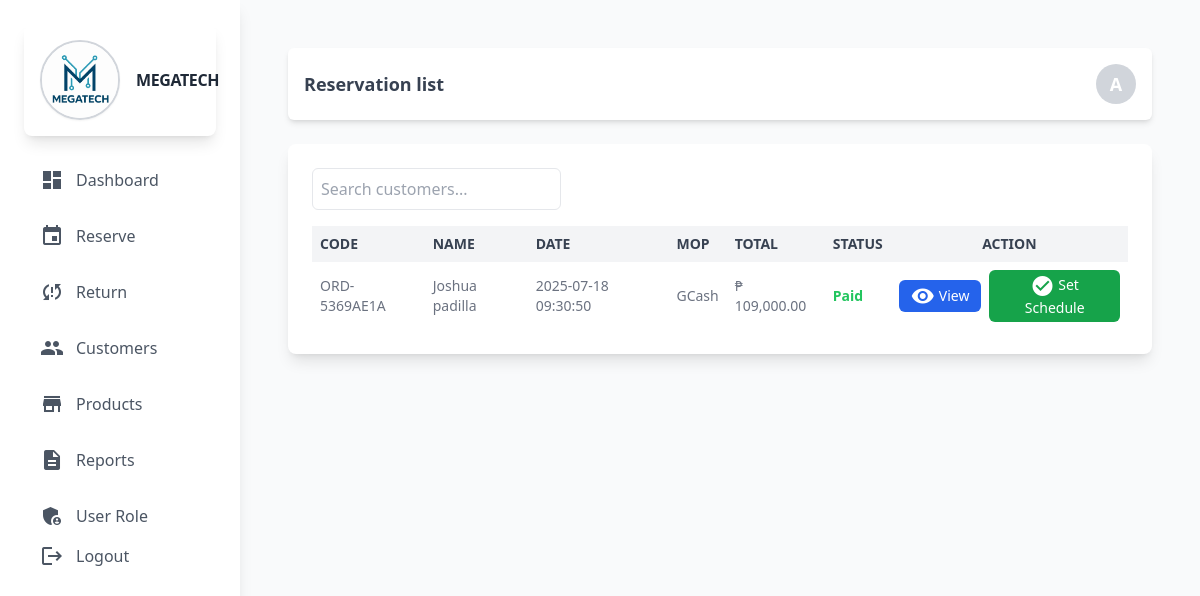
The app's page /admin/reserve.php (signed in), older data.
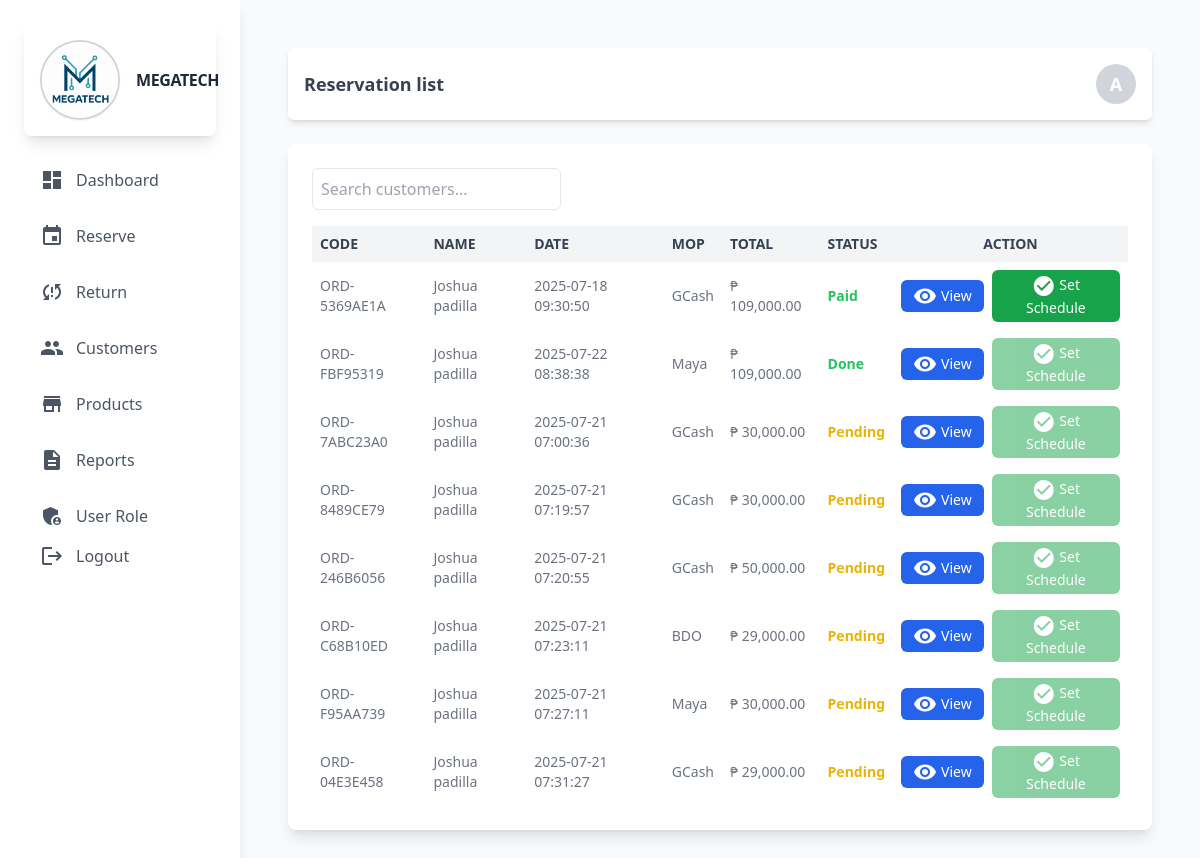
The same page, newer data.
### tables this page shows
CREATE TABLE `orders` (
  `order_id` int(11) NOT NULL,
  `order_code` varchar(60) NOT NULL,
  `order_user_id` int(11) NOT NULL,
  `order_date` timestamp NOT NULL DEFAULT current_timestamp() ON UPDATE current_timestamp(),
  `order_payment_method` varchar(60) NOT NULL,
  `order_down_payment_receipt` varchar(255) NOT NULL,
  `order_pickup_date` date DEFAULT NULL,
  `order_pickup_time` time DEFAULT NULL,
  `order_total` decimal(10,2) NOT NULL,
  `order_balance` decimal(10,2) NOT NULL,
  `order_balance_payment_receipt` varchar(255) DEFAULT NULL,
  `order_status` varchar(60) NOT NULL DEFAULT 'pending'
);

CREATE TABLE `user` (
  `user_id` int(11) NOT NULL,
  `Fullname` varchar(60) NOT NULL,
  `Email` varchar(60) NOT NULL,
  `Phone` varchar(60) NOT NULL,
  `Password` varchar(255) DEFAULT NULL,
  `user_type` varchar(11) NOT NULL,
  `Profile_images` varchar(255) DEFAULT NULL,
  `status` int(11) NOT NULL DEFAULT 0 COMMENT '0=Not Verified,1=Verified'
);

### admin/backend/db.php (called while the page is built, shortened)
<?php
class db_connect
{
    public $host = db_host;
    public $user = db_user;
    public $pass = db_pass;
    public $name = db_name;
    public function connect()
    {
        try {
            $this->conn = new mysqli($this->host, $this->user, $this->pass, $this->name);
        } catch (\Throwable $th) {
            header("Location:setup.php");
        }
    }
}

### admin/backend/class.php (called while the page is built, shortened)
<?php
include ('db.php');
class global_class extends db_connect
{
   public function fetch_all_reservation(){
        $query = $this->conn->prepare("SELECT * FROM `orders`
        LEFT JOIN user
        ON user.user_id = orders.order_user_id
        ");
        if ($query->execute()) {
            $result = $query->get_result();
            return $result;
        }
    }
}
?>

### admin/backend/end-points/reservation_list.php (the view, shortened to what this page needs)
<?php
$fetch_all_students = $db->fetch_all_reservation();
if ($fetch_all_students): ?>
    <?php foreach ($fetch_all_students as $student):
        $status_color = match ($student['order_status']) {
            "decline" => "text-red-500",
            "pending" => "text-yellow-500",
            "paid" => "text-green-500",
            default => "text-green-500"
        };
        $isPending = strtolower($student['order_status']) === 'pending' || strtolower($student['order_status']) === 'pickedup';
    ?>
    <tr>
        <td class="p-2"><?php echo htmlspecialchars($student['order_code']); ?></td>
        <td class="p-2"><?php echo htmlspecialchars(ucfirst($student['Fullname'])); ?></td>
        <td class="p-2"><?php echo htmlspecialchars($student['order_date']); ?></td>
        <td class="p-2"><?php echo htmlspecialchars($student['order_payment_method']); ?></td>
        <td class="p-2">₱ <?php echo htmlspecialchars(number_format($student['order_total'],2)); ?></td>
        <td class="p-2 <?= $status_color; ?>">
          <strong>
            <?php
              echo ($student['order_status'] === 'pickedup')
                ? 'Done'
                : ucfirst($student['order_status']);
            ?>
          </strong>
        </td>
        <td class="p-2 text-center">
            <div class="flex flex-col sm:flex-row justify-center items-center space-y-1 sm:space-y-0 sm:space-x-2">
                <a href="view_order?order_id=<?= $student['order_id']?>"
                    class="bg-blue-600 hover:bg-blue-700 text-white py-1 px-3 rounded-md text-sm font-medium transition inline-flex items-center">
                    <span class="material-icons align-middle text-sm mr-1">visibility</span> View
                </a>
                <button
                    class="bg-green-600 hover:bg-green-700 text-white py-1 px-3 rounded-md text-sm font-medium transition setScheduleToggler disabled:opacity-50 disabled:cursor-not-allowed"
                    data-user_id="<?= $student['user_id'] ?>"
                    data-order_id="<?= $student['order_id'] ?>"
                    data-order_code="<?= $student['order_code'] ?>"
                    data-fullname="<?= ucfirst($student['Fullname']) ?>"
                    <?= $isPending ? 'disabled' : '' ?>
                >
                    <span class="material-icons align-middle text-sm">check_circle</span> Set Schedule
                </button>
            </div>
        </td>
    </tr>
    <?php endforeach; ?>
<?php else: ?>
    <tr>
        <td colspan="7" class="p-2 text-center">No record found.</td>
    </tr>
<?php endif; ?>

### admin/components/header.php (shortened to what this page needs)
<?php
include('backend/class.php');
$db = new global_class();
?>
<!DOCTYPE html>
<html lang="en">
<head>
  <script src="https://cdn.tailwindcss.com"></script>
  <link rel="stylesheet" href="https://cdnjs.cloudflare.com/ajax/libs/AlertifyJS/1.13.1/css/alertify.css" />
</head>
<body class="bg-gray-100 font-sans antialiased">
  <div class="min-h-screen flex flex-col lg:flex-row">
<aside id="sidebar" class="bg-white shadow-lg w-64 lg:w-1/5 xl:w-1/6 p-6 space-y-6 lg:static fixed inset-y-0 left-0 z-50 transform -translate-x-full lg:translate-x-0 transition-transform duration-300 ease-in-out">
  <div class="flex items-center space-x-4 p-4 bg-white rounded-lg shadow-lg hover:shadow-xl transition-shadow duration-300">
  <img src="../assets/logo/logo1.jpg" alt="Mega Tech" class="w-20 h-20 rounded-full border-2 border-gray-300 shadow-sm transform transition-transform duration-300 hover:scale-105">
  <h1 class="text-1xl font-bold text-gray-800 tracking-tight text-left lg:text-left hover:text-indigo-600 transition-colors duration-300">MEGATECH</h1>
</div>
  <nav class="space-y-4 text-left lg:text-left">
      <a href="dashboard" class="flex items-center lg:justify-start space-x-3 text-gray-600 hover:text-blue-500 hover:bg-gray-100 px-4 py-2 rounded-md transition-all duration-300">
          <span class="material-icons">dashboard</span>
          <span>Dashboard</span>
      </a>
     <a href="reserve" class="flex items-center lg:justify-start space-x-3 text-gray-600 hover:text-blue-500 hover:bg-gray-100 px-4 py-2 rounded-md transition-all duration-300">
        <span class="material-icons">event</span>
        <span>Reserve</span>
    </a>
      <a href="return" class="flex items-center lg:justify-start space-x-3 text-gray-600 hover:text-blue-500 hover:bg-gray-100 px-4 py-2 rounded-md transition-all duration-300">
          <span class="material-icons">sync_problem</span>
          <span>Return</span>
      </a>
      <a href="customer" class="flex items-center lg:justify-start space-x-3 text-gray-600 hover:text-blue-500 hover:bg-gray-100 px-4 py-2 rounded-md transition-all duration-300">
          <span class="material-icons">group</span>
          <span>Customers</span>
      </a>
      <a href="product" class="flex items-center lg:justify-start  space-x-3 text-gray-600 hover:text-blue-500 hover:bg-gray-100 px-4 py-2 rounded-md transition-all duration-300">
          <span class="material-icons">store</span>
          <span>Products</span>
      </a>
      <a href="report" class="flex items-center lg:justify-start  space-x-3 text-gray-600 hover:text-blue-500 hover:bg-gray-100 px-4 py-2 rounded-md transition-all duration-300">
          <span class="material-icons">description</span>
          <span>Reports</span>
      </a>
      <a href="user_role" class="flex items-center lg:justify-start  space-x-3 text-gray-600 hover:text-blue-500 hover:bg-gray-100 px-4 py-2 rounded-md transition-all duration-300">
            <span class="material-icons">admin_panel_settings</span>
          <span>User Role</span>
      </a>
      <a href="logout">
          <button type="submit" class="flex items-center lg:justify-start  space-x-3 text-gray-600 hover:text-red-500 hover:bg-gray-100 px-4 py-2 rounded-md transition-all duration-300">
              <span class="material-icons">logout</span>
              <span>Logout</span>
          </button>
        </a>
  </nav>
</aside>
    <main class="flex-1 bg-gray-50 p-8 lg:p-12">

### admin/reserve.php (shortened to what this page needs)
<?php
include "components/header.php";
?>
<div class="flex justify-between items-center bg-white p-4 mb-6 rounded-md shadow-md">
    <h2 class="text-lg font-semibold text-gray-700">Reservation list</h2>
    <div class="w-10 h-10 bg-gray-300 rounded-full flex items-center justify-center text-lg font-bold text-white">
        <?php
        echo substr(ucfirst($_SESSION['hs_username']), 0, 1);
        ?>
    </div>
</div>
<div class="bg-white rounded-lg shadow-lg p-6">
    <div class="mb-4">
        <input type="text" id="searchInput" class="p-2 border rounded-md" placeholder="Search customers...">
    </div>
    <div class="overflow-x-auto">
        <table id="userTable" class="display table-auto w-full text-sm text-left text-gray-500 dark:text-gray-400">
            <thead class="bg-gray-100 text-gray-700">
                <tr>
                    <th class="p-2">CODE</th>
                    <th class="p-2">NAME</th>
                    <th class="p-2">DATE</th>
                    <th class="p-2">MOP</th>
                    <th class="p-2">TOTAL</th>
                    <th class="p-2">STATUS</th>
                    <th class="p-2 text-center">ACTION</th>
                </tr>
            </thead>
            <tbody>
                <?php include "backend/end-points/reservation_list.php"; ?>
            </tbody>
        </table>
    </div>
</div>
<?php include "components/footer.php";?>

### admin/components/footer.php (shortened to what this page needs)
 </main>
</div>
</body>
</html>

Row changes from the older to the newer data that the page shows:
added orders: order_code "ORD-FBF95319", user.Fullname "Joshua padilla", order_date "2025-07-22 08:38:38", order_payment_method "Maya", order_total "109,000.00", order_status "Done"
added orders: order_code "ORD-7ABC23A0", user.Fullname "Joshua padilla", order_date "2025-07-21 07:00:36", order_payment_method "GCash", order_total "30,000.00", order_status "Pending"
added orders: order_code "ORD-8489CE79", user.Fullname "Joshua padilla", order_date "2025-07-21 07:19:57", order_payment_method "GCash", order_total "30,000.00", order_status "Pending"
added orders: order_code "ORD-246B6056", user.Fullname "Joshua padilla", order_date "2025-07-21 07:20:55", order_payment_method "GCash", order_total "50,000.00", order_status "Pending"
added orders: order_code "ORD-C68B10ED", user.Fullname "Joshua padilla", order_date "2025-07-21 07:23:11", order_payment_method "BDO", order_total "29,000.00", order_status "Pending"
added orders: order_code "ORD-F95AA739", user.Fullname "Joshua padilla", order_date "2025-07-21 07:27:11", order_payment_method "Maya", order_total "30,000.00", order_status "Pending"
added orders: order_code "ORD-04E3E458", user.Fullname "Joshua padilla", order_date "2025-07-21 07:31:27", order_payment_method "GCash", order_total "29,000.00", order_status "Pending"
